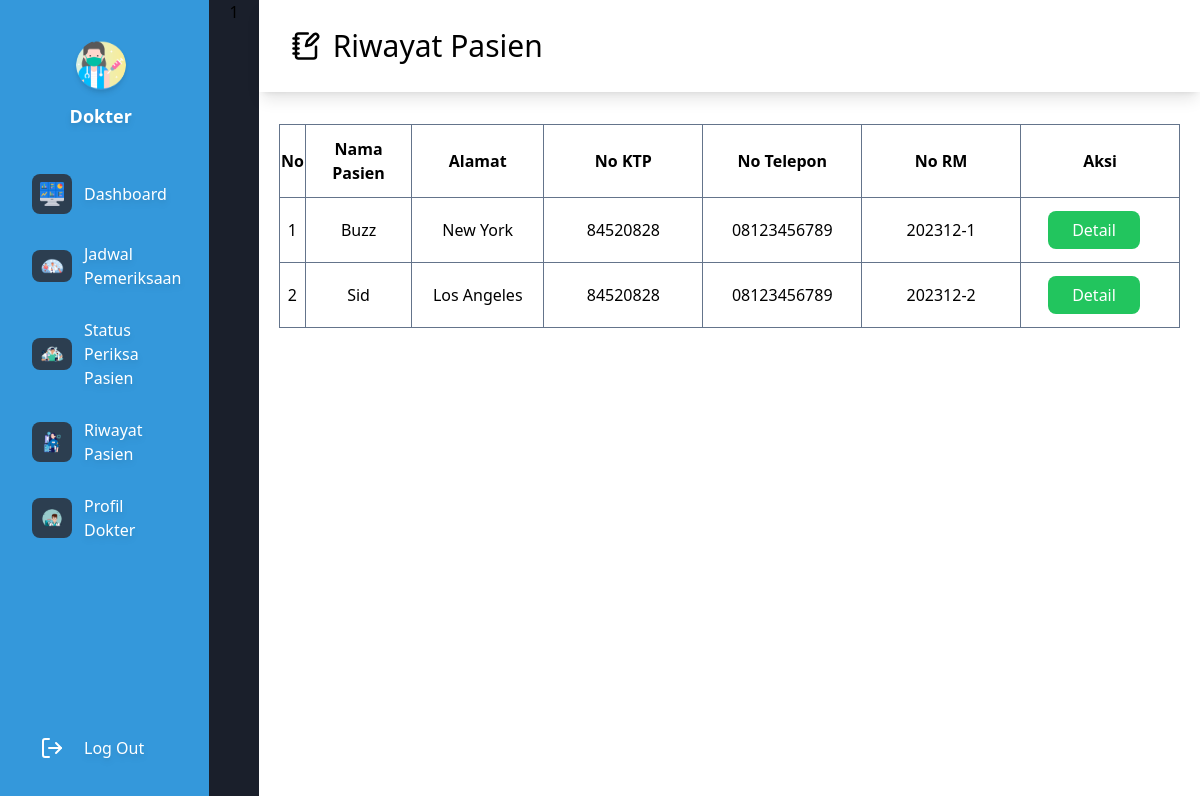
Screenshot of /pages/dokter/riwayat_pasien.php (signed in) with the database file from the repository.
### tables this page shows
CREATE TABLE `daftar_poli` (
  `id` int(11) UNSIGNED NOT NULL,
  `id_pasien` int(11) UNSIGNED NOT NULL,
  `id_jadwal` int(11) UNSIGNED NOT NULL,
  `keluhan` text NOT NULL,
  `no_antrian` int(11) UNSIGNED NOT NULL,
  `status_periksa` enum('Menunggu','Selesai','','') NOT NULL
);

CREATE TABLE `pasien` (
  `id` int(11) UNSIGNED NOT NULL,
  `username` varchar(50) NOT NULL,
  `password` varchar(20) NOT NULL,
  `nama` varchar(255) NOT NULL,
  `alamat` varchar(255) NOT NULL,
  `no_ktp` varchar(255) NOT NULL,
  `no_hp` varchar(50) NOT NULL,
  `no_rm` varchar(25) NOT NULL
);

### functions/connect_database.php (called while the page is built)
<?php
$conn = mysqli_connect("localhost", "root", "", "poli" );
function query($query){
    global $conn;
    $data_pack = mysqli_query($conn, $query);
    $data = [];
    while ($item = mysqli_fetch_assoc($data_pack)) {
        $data[] = $item;
    }
    return $data;
}
 ?>

### pages/dokter/riwayat_pasien.php (the view, shortened to what this page needs)
<?php
require '../../functions/connect_database.php';
$jadwal_periksa =
$data_periksa = query("SELECT *
                      FROM daftar_poli
                      JOIN pasien ON daftar_poli.id_pasien = pasien.id
                    ");
?>
<!DOCTYPE html>
<html lang="en">
<head>
    <script src="https://cdn.tailwindcss.com"></script>
</head>
<body class="flex gap-5 bg-[#1A1F2B]">
    <?= include("../../components/sidebar_dokter.php"); ?>
    <main class="flex flex-col w-full bg-[#292E3B bg-white pb-10">
        <header class="flex items-center gap-3 px-8 py-7 shadow-lg">
            <img src="../../assets/icons/notebook-pen.svg" alt="" width="30px" class="invert">
            <h1 class="text-3xl font-medium">Riwayat Pasien</h1>
        </header>
        <article class="mx-5 mt-8 ">
            <table class="w-full table-fixed border border-yellow-500">
                <thead class="">
                    <tr>
                        <th class="w-[5%] border border-slate-500 py-3">No</th>
                        <th class="w-[20%] border border-slate-500 py-3">Nama Pasien</th>
                        <th class="w-[25%] border border-slate-500 py-3">Alamat</th>
                        <th class="w-[30%] border border-slate-500 py-3">No KTP</th>
                        <th class="w-[30%] border border-slate-500 py-3">No Telepon</th>
                        <th class="w-[30%] border border-slate-500 py-3">No RM</th>
                        <th class="w-[30%] border border-slate-500 py-3">Aksi</th>
                    </tr>
                </thead>
                <tbody class="">
                    <?php $index = 1; ?>
                    <?php foreach($data_periksa as $item) : ?>
                    <tr>
                        <td class="border border-slate-500 py-5 text-center">
                            <?= $index  ?>
                        </td>
                        <td class="border border-slate-500 py-5 text-center">
                             <?= $item["nama"] ?>
                        </td>
                        <td class="border border-slate-500 py-5 text-center">
                             <?= $item["alamat"] ?>
                        </td>
                        <td class="border border-slate-500 py-5 text-center">
                             <?= $item["no_ktp"] ?>
                        </td>
                        <td class="border border-slate-500 py-5 text-center">
                             <?= $item["no_hp"] ?>
                        </td>
                        <td class="border border-slate-500 py-5 text-center">
                            <?= $item["no_rm"] ?>
                        </td>
                        <td class="border border-slate-500 py-5 text-center">
                            <a href="detail_periksa.php?id=<?= $item["id"] ?>" class="bg-green-500 px-6 py-2
                                rounded-lg text-white mr-3">Detail</a>
                        </td>
                    </tr>
                    <?php $index++ ?>
                    <?php endforeach; ?>
                </tbody>
            </table>
        </article>
    </main>
</body>
</html>

### rows the page displays
daftar_poli: id_pasien.nama "Buzz", id_pasien.alamat "New York", id_pasien.no_ktp "84520828", id_pasien.no_hp "08123456789", id_pasien.no_rm "202312-1"
daftar_poli: id_pasien.nama "Sid", id_pasien.alamat "Los Angeles", id_pasien.no_ktp "84520828", id_pasien.no_hp "08123456789", id_pasien.no_rm "202312-2"

### other values shown
include("../../components/sidebar_dokter.php") "1"
